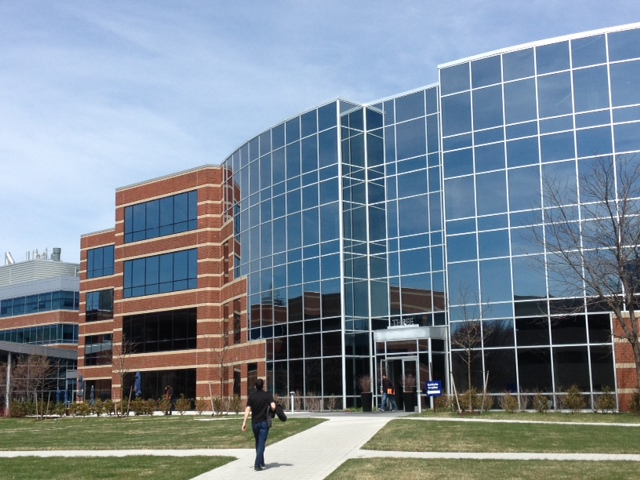
#> input picture Panorama-master/data/building/building1.jpg, 640 x 480 px, found by its file name
$ jupyter execute hello.ipynb
#> lines starting #> are read from the running program, lines starting #| are printed output that depends on the picture
[cell 1]
import cv2
import numpy as np
from matplotlib import pyplot as plt

path = "C://Users//vibhu//OneDrive//Desktop//IIITDelhi//ComputerVision//sex//Panorama-master//Panorama-master//data//building"

image1=cv2.imread(path+"//building1.jpg")
#> image1 is the input picture: shape (480, 640, 3); mean B, G, R 148.2, 135.9, 122.8
image2=cv2.imread(path+"//building2.jpg")
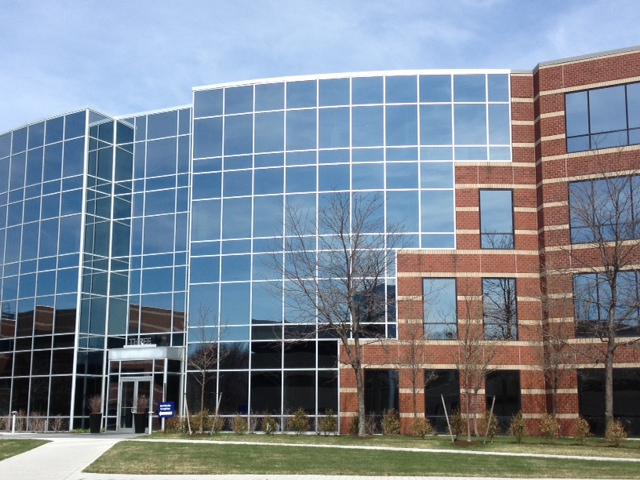
#> input picture Panorama-master/data/building/building2.jpg, 640 x 480 px, found by its file name
#> image2 is the input picture: shape (480, 640, 3); mean B, G, R 148.3, 135.5, 124.8

image3=cv2.imread(path+"//building3.jpg")
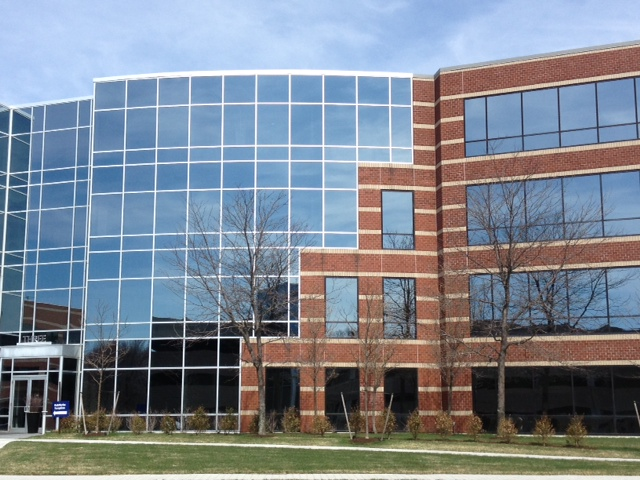
#> input picture Panorama-master/data/building/building3.jpg, 640 x 480 px, found by its file name
#> image3 is the input picture: shape (480, 640, 3); mean B, G, R 144.9, 133.7, 125.2

image4=cv2.imread(path+"//building4.jpg")
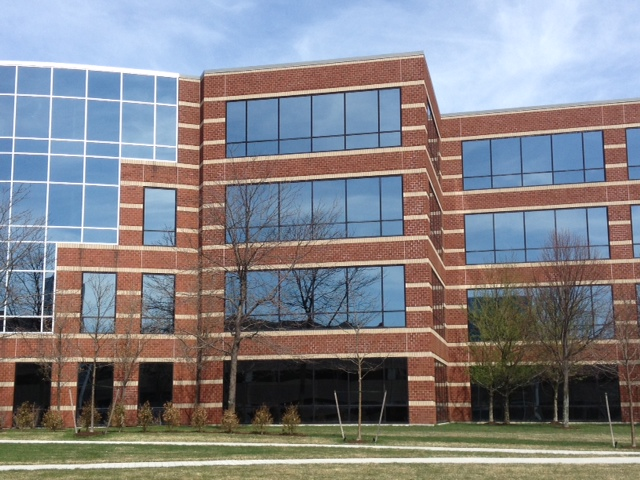
#> input picture Panorama-master/data/building/building4.jpg, 640 x 480 px, found by its file name
#> image4 is the input picture: shape (480, 640, 3); mean B, G, R 135.1, 130.7, 131.9

image5=cv2.imread(path+"//building5.jpg")
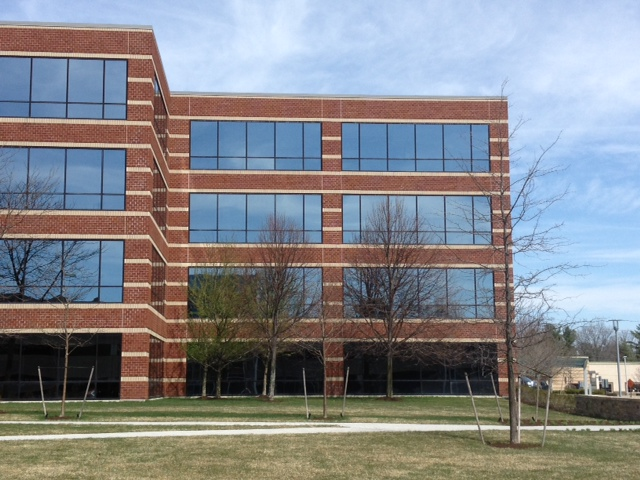
#> input picture Panorama-master/data/building/building5.jpg, 640 x 480 px, found by its file name
#> image5 is the input picture: shape (480, 640, 3); mean B, G, R 139.6, 134.8, 132.6


image1=cv2.resize(image1, (0,0), fx=0.5, fy=0.5)
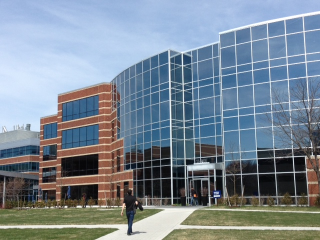
#> image1: shape (240, 320, 3); mean B, G, R 148.4, 136, 122.9
image2=cv2.resize(image2, (0,1), fx=0.5, fy=0.5)
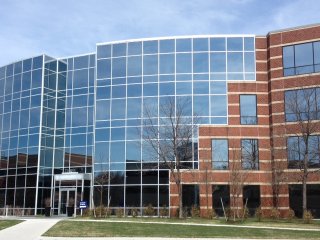
#> image2: shape (240, 320, 3); mean B, G, R 148.4, 135.6, 124.9
image3=cv2.resize(image3, (0,2), fx=0.5, fy=0.5)
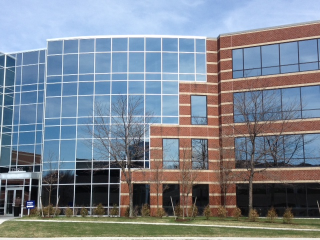
#> image3: shape (240, 320, 3); mean B, G, R 145.1, 133.8, 125.4

image4=cv2.resize(image4, (0,3), fx=0.5, fy=0.5)
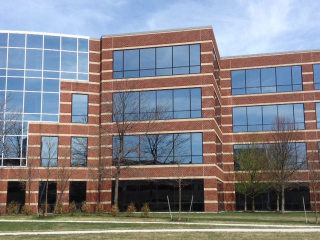
#> image4: shape (240, 320, 3); mean B, G, R 135.2, 130.8, 132
image5=cv2.resize(image5, (0,4), fx=0.5, fy=0.5)
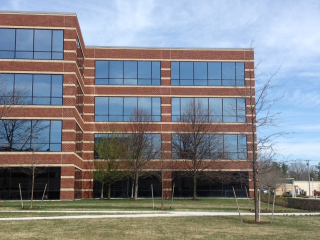
#> image5: shape (240, 320, 3); mean B, G, R 139.7, 134.9, 132.7


image1 = cv2.cvtColor(image1, cv2.COLOR_BGR2RGB)
image2 = cv2.cvtColor(image2, cv2.COLOR_BGR2RGB)
image3 = cv2.cvtColor(image3, cv2.COLOR_BGR2RGB)

image4 = cv2.cvtColor(image4, cv2.COLOR_BGR2RGB)

image5 = cv2.cvtColor(image5, cv2.COLOR_BGR2RGB)


plt.subplot(121),plt.imshow(image1)
plt.title('Image 1'), plt.xticks([]), plt.yticks([])
plt.subplot(122),plt.imshow(image2)
plt.title('Image 2'), plt.xticks([]), plt.yticks([])
plt.subplot(121),plt.imshow(image3)
plt.title('Image 3'), plt.xticks([]), plt.yticks([])
plt.subplot(122),plt.imshow(image4)
plt.title('Image 4'), plt.xticks([]), plt.yticks([])
plt.subplot(122),plt.imshow(image5)
plt.title('Image 5'), plt.xticks([]), plt.yticks([])
plt.show()
